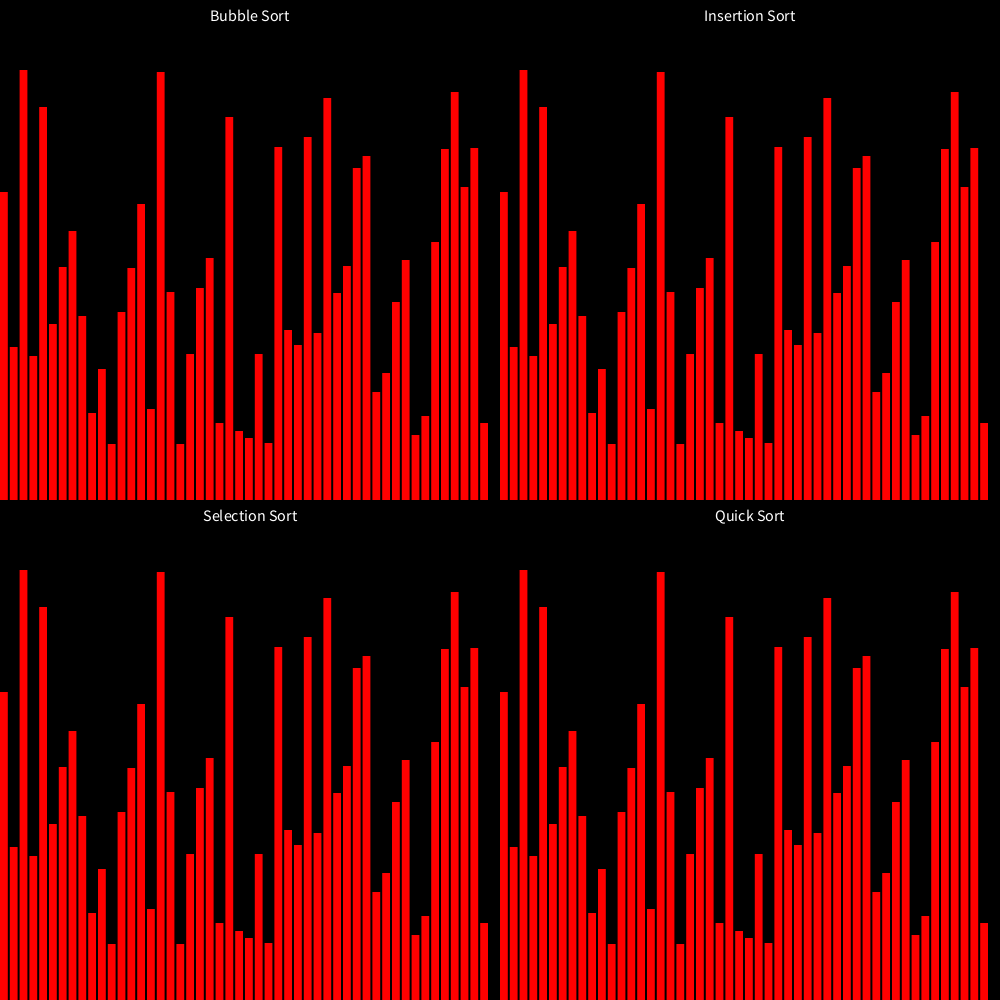
Frame 1 (no input)
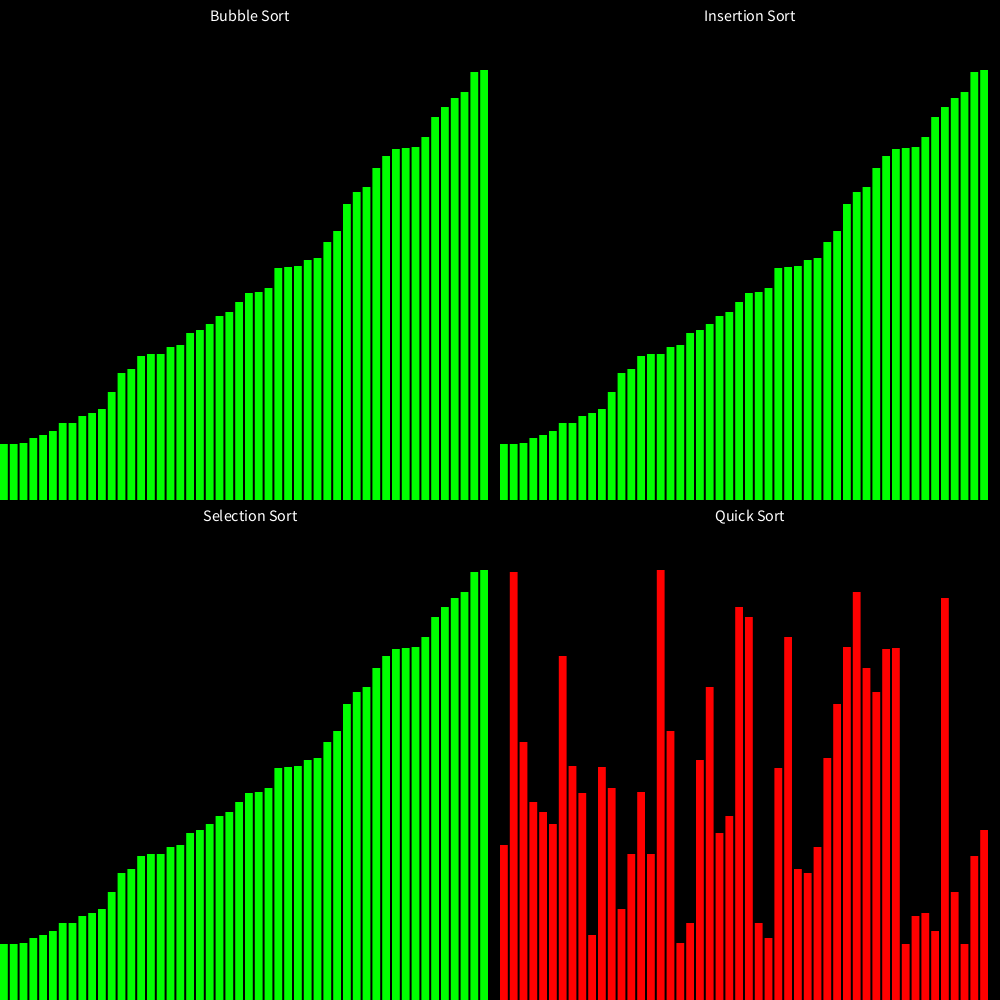
Frame 60 (the mouse pressed at the canvas centre just before this capture)
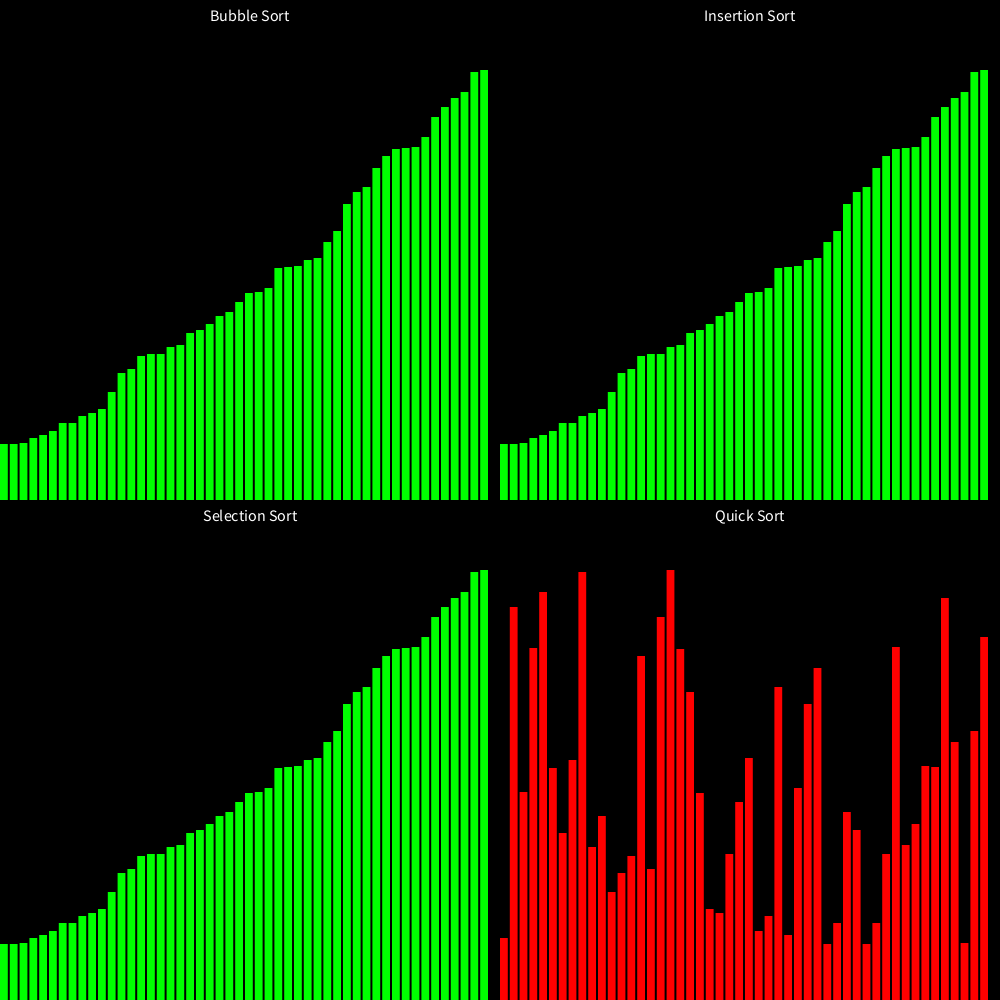
Frame 120 (the mouse held since frame 60 and released just before this capture)

The Processing sketch that drew these frames (run headless with seeded random() and noise(); from frame 60 on, the mouse is pressed at the canvas centre):

// Processing sketch: sortingVisualiser
// ── sortingVisualiser.pde
int[] values1, values2, values3, values4; // Arrays for each sorting algorithm
boolean sorted1 = false, sorted2 = false, sorted3 = false, sorted4 = false;
int numBars = 50;
float barWidth;
int sortedIndex1 = 0, sortedIndex2 = 0, sortedIndex3 = 0, sortedIndex4 = 0; // Track how much of the array is sorted for each algorithm

void setup() {
  size(1000, 1000);  // Bigger canvas for the matrix
  noStroke();

  // Initialize the 4 arrays for each sorting algorithm
  values1 = new int[numBars];
  values2 = new int[numBars];
  values3 = new int[numBars];
  values4 = new int[numBars];
  
  // Calculate the bar width to fit bars in the grid layout
  barWidth = ((width / 2) - 110) / float(numBars); // Each algorithm will take up half of the available width
  
  randomizeArrays(); // Randomize all four arrays
}

void draw() {
  background(0);

  // Display each sorting algorithm in a grid
  displaySortingAlgorithm(values1, 0, 0, sortedIndex1, "Bubble Sort");
  displaySortingAlgorithm(values2, 1, 0, sortedIndex2, "Insertion Sort");
  displaySortingAlgorithm(values3, 0, 1, sortedIndex3, "Selection Sort");
  displaySortingAlgorithm(values4, 1, 1, sortedIndex4, "Quick Sort");

  if (!sorted1) {
    bubbleSort(values1);
  }
  if (!sorted2) {
    insertionSort(values2);
  }
  if (!sorted3) {
    selectionSort(values3);
  }
  if (!sorted4) {
    bogoSort(values4);
  }
  
  if (sorted1 && sorted2 && sorted3 && sorted4) {
      delay(10);  // Wait for a few seconds before resetting
      resetSortingState();  // Reset the sorting state to start over
    }
    
}


void randomizeArrays() {
  // Randomize the starting values for each sorting algorithm
  int[] randomValues = new int[numBars];
  for (int i = 0; i < numBars; i++) {
    randomValues[i] = int(random(50, height / 2 - 50));
  }
  
  // Copy the same randomized array to all sorting algorithms
  System.arraycopy(randomValues, 0, values1, 0, numBars);
  System.arraycopy(randomValues, 0, values2, 0, numBars);
  System.arraycopy(randomValues, 0, values3, 0, numBars);
  System.arraycopy(randomValues, 0, values4, 0, numBars);
}


void displaySortingAlgorithm(int[] values, int gridX, int gridY, int sortedIndex, String label) {
  int xOffset = gridX * (width / 2);
  int yOffset = gridY * (height / 2);
  int maxHeight = height / 2;  // Each square is half the height of the canvas

  // Draw a label
  fill(255);
  textSize(16);
  textAlign(CENTER, TOP);
  text(label, xOffset + (width / 4), yOffset + 10);

  // Display bars for the sorting algorithm
  for (int i = 0; i < values.length; i++) {
    if (i >= values.length - sortedIndex) {
      fill(0, 255, 0);  // Sorted elements in green
    } else {
      fill(255, 0, 0);  // Unsorted elements in red
    }
    rect(xOffset + i * (barWidth + 2), yOffset + maxHeight - values[i], barWidth, values[i]);
  }
}


void bubbleSort(int[] values) {
  // Bubble Sort - Process one pair per frame
  if (sortedIndex1 < values.length - 1) {
    for (int i = 0; i < values.length - 1 - sortedIndex1; i++) {
      if (values[i] > values[i + 1]) {
        int temp = values[i];
        values[i] = values[i + 1];
        values[i + 1] = temp;
      }
    }
    sortedIndex1++;  // Increment sortedIndex1 after each pass through the array
  } else {
    sorted1 = true;  // Mark as sorted when done
    sortedIndex1 = values.length;
  }
}


void insertionSort(int[] values) {
  // Insertion Sort - Process one insertion per frame
  if (sortedIndex2 < values.length) {
    int key = values[sortedIndex2];
    int j = sortedIndex2 - 1;
    
    while (j >= 0 && values[j] > key) {
      values[j + 1] = values[j];
      j = j - 1;
    }
    values[j + 1] = key;
    sortedIndex2++;  // Increment sortedIndex2 after each insertion
  } else {
    sorted2 = true;  // Mark as sorted when done
    sortedIndex2 = values.length;
  }
}


void selectionSort(int[] values) {
  // Selection Sort - Process one swap per frame
  if (sortedIndex3 < values.length - 1) {
    int minIdx = sortedIndex3;
    for (int j = sortedIndex3 + 1; j < values.length; j++) {
      if (values[j] < values[minIdx]) {
        minIdx = j;
      }
    }
    int temp = values[minIdx];
    values[minIdx] = values[sortedIndex3];
    values[sortedIndex3] = temp;
    sortedIndex3++;  // Increment sortedIndex3 after each swap
  } else {
    sorted3 = true;  // Mark as sorted when done
    sortedIndex3 = values.length;
  }
}


boolean bogoSortProcessing = false;
void bogoSort(int[] values) {
  // Bogo Sort - Process one shuffle per frame
  if (!bogoSortProcessing) {
    bogoSortProcessing = true;
    // Keep checking and shuffling the array until it is sorted
  }

  if (!isSorted(values)) {
    shuffleArray(values);
  } else {
    sorted4 = true;
    sortedIndex4 = values.length;
    bogoSortProcessing = false;  // End processing when sorted
  }
}


boolean isSorted(int[] values) {
  // Check if the array is sorted
  for (int i = 1; i < values.length; i++) {
    if (values[i] < values[i - 1]) {
      return false;
    }
  }
  return true;
}


void shuffleArray(int[] values) {
  // Shuffle the array randomly
  for (int i = 0; i < values.length; i++) {
    int j = int(random(values.length));
    int temp = values[i];
    values[i] = values[j];
    values[j] = temp;
  }
}


// Function to reset sorting state after a delay
void resetSortingState() {
  // Reset flags and indices
  sorted1 = false;
  sorted2 = false;
  sorted3 = false;
  sorted4 = false;
  
  sortedIndex1 = 0;
  sortedIndex2 = 0;
  sortedIndex3 = 0;
  sortedIndex4 = 0;

  randomizeArrays();  // Randomize the arrays again for the next round
}
